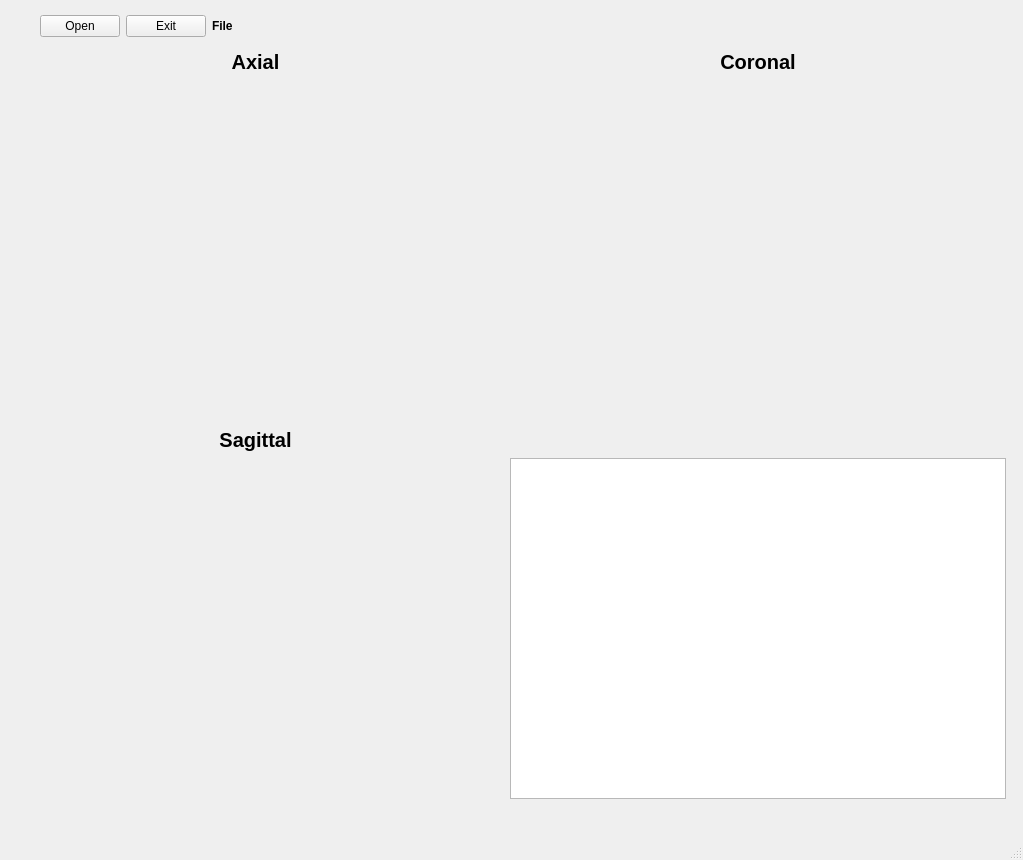
<?xml version="1.0" encoding="UTF-8"?>
<ui version="4.0">
 <class>MainWindow</class>
 <widget class="QMainWindow" name="MainWindow">
  <property name="geometry">
   <rect>
    <x>0</x>
    <y>0</y>
    <width>1023</width>
    <height>860</height>
   </rect>
  </property>
  <property name="windowTitle">
   <string>MainWindow</string>
  </property>
  <widget class="QWidget" name="centralwidget">
   <widget class="QWidget" name="horizontalLayoutWidget">
    <property name="geometry">
     <rect>
      <x>40</x>
      <y>10</y>
      <width>911</width>
      <height>32</height>
     </rect>
    </property>
    <layout class="QHBoxLayout" name="filename_layout">
     <item>
      <layout class="QHBoxLayout" name="horizontalLayout">
       <item>
        <widget class="QPushButton" name="openButton">
         <property name="text">
          <string>Open</string>
         </property>
        </widget>
       </item>
       <item>
        <widget class="QPushButton" name="exitButton">
         <property name="text">
          <string>Exit</string>
         </property>
        </widget>
       </item>
      </layout>
     </item>
     <item>
      <widget class="QLabel" name="File_label">
       <property name="font">
        <font>
         <weight>75</weight>
         <bold>true</bold>
        </font>
       </property>
       <property name="text">
        <string>File</string>
       </property>
      </widget>
     </item>
     <item>
      <widget class="QLabel" name="filename_label">
       <property name="text">
        <string/>
       </property>
      </widget>
     </item>
     <item>
      <spacer name="horizontalSpacer_2">
       <property name="orientation">
        <enum>Qt::Horizontal</enum>
       </property>
       <property name="sizeHint" stdset="0">
        <size>
         <width>40</width>
         <height>20</height>
        </size>
       </property>
      </spacer>
     </item>
    </layout>
   </widget>
   <widget class="QLabel" name="label_3">
    <property name="geometry">
     <rect>
      <x>7</x>
      <y>428</y>
      <width>497</width>
      <height>24</height>
     </rect>
    </property>
    <property name="font">
     <font>
      <pointsize>15</pointsize>
      <weight>75</weight>
      <bold>true</bold>
     </font>
    </property>
    <property name="text">
     <string>Sagittal</string>
    </property>
    <property name="alignment">
     <set>Qt::AlignCenter</set>
    </property>
   </widget>
   <widget class="QLabel" name="label">
    <property name="geometry">
     <rect>
      <x>7</x>
      <y>50</y>
      <width>497</width>
      <height>24</height>
     </rect>
    </property>
    <property name="font">
     <font>
      <pointsize>15</pointsize>
      <weight>75</weight>
      <bold>true</bold>
     </font>
    </property>
    <property name="text">
     <string>Axial</string>
    </property>
    <property name="alignment">
     <set>Qt::AlignCenter</set>
    </property>
   </widget>
   <widget class="QGraphicsView" name="spareView">
    <property name="geometry">
     <rect>
      <x>510</x>
      <y>458</y>
      <width>496</width>
      <height>341</height>
     </rect>
    </property>
   </widget>
   <widget class="QLabel" name="label_2">
    <property name="geometry">
     <rect>
      <x>510</x>
      <y>50</y>
      <width>496</width>
      <height>24</height>
     </rect>
    </property>
    <property name="font">
     <font>
      <pointsize>15</pointsize>
      <weight>75</weight>
      <bold>true</bold>
     </font>
    </property>
    <property name="text">
     <string>Coronal</string>
    </property>
    <property name="alignment">
     <set>Qt::AlignCenter</set>
    </property>
   </widget>
   <widget class="QWidget" name="verticalLayoutWidget">
    <property name="geometry">
     <rect>
      <x>10</x>
      <y>80</y>
      <width>491</width>
      <height>341</height>
     </rect>
    </property>
    <layout class="QVBoxLayout" name="verticalLayout"/>
   </widget>
   <widget class="QWidget" name="verticalLayoutWidget_2">
    <property name="geometry">
     <rect>
      <x>510</x>
      <y>80</y>
      <width>491</width>
      <height>341</height>
     </rect>
    </property>
    <layout class="QVBoxLayout" name="verticalLayout_2"/>
   </widget>
   <widget class="QWidget" name="verticalLayoutWidget_3">
    <property name="geometry">
     <rect>
      <x>10</x>
      <y>460</y>
      <width>491</width>
      <height>341</height>
     </rect>
    </property>
    <layout class="QVBoxLayout" name="verticalLayout_3"/>
   </widget>
  </widget>
  <widget class="QStatusBar" name="statusbar"/>
 </widget>
 <resources/>
 <connections/>
</ui>
